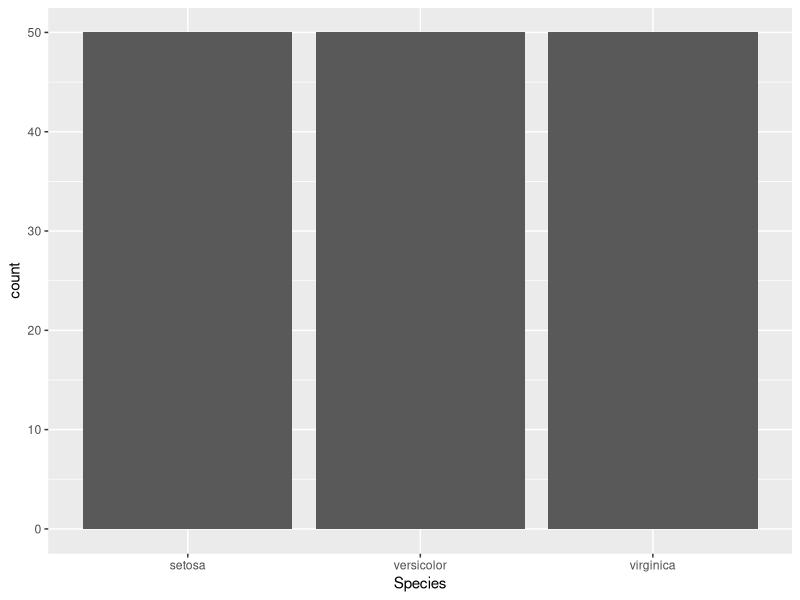
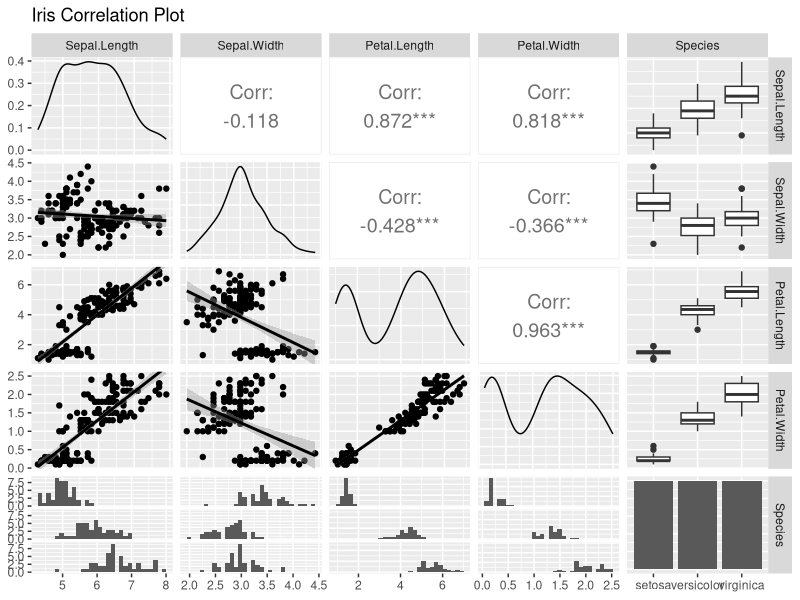
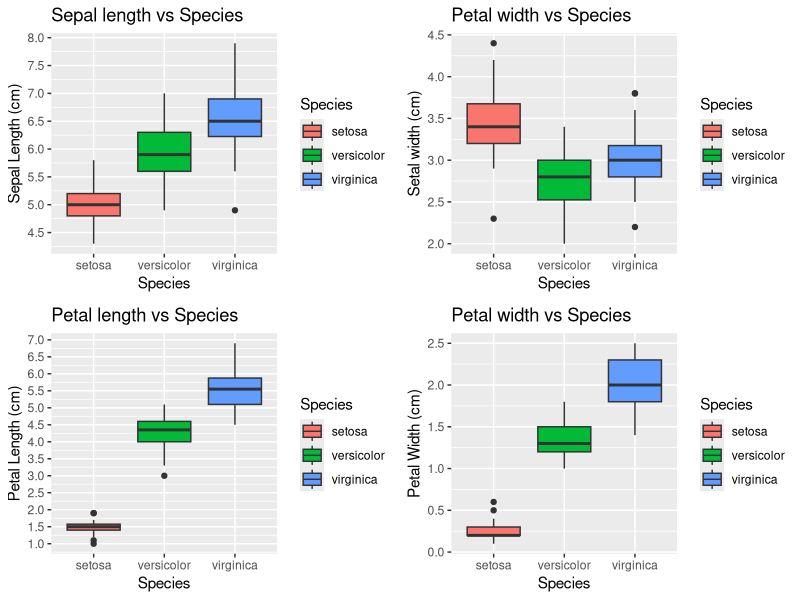
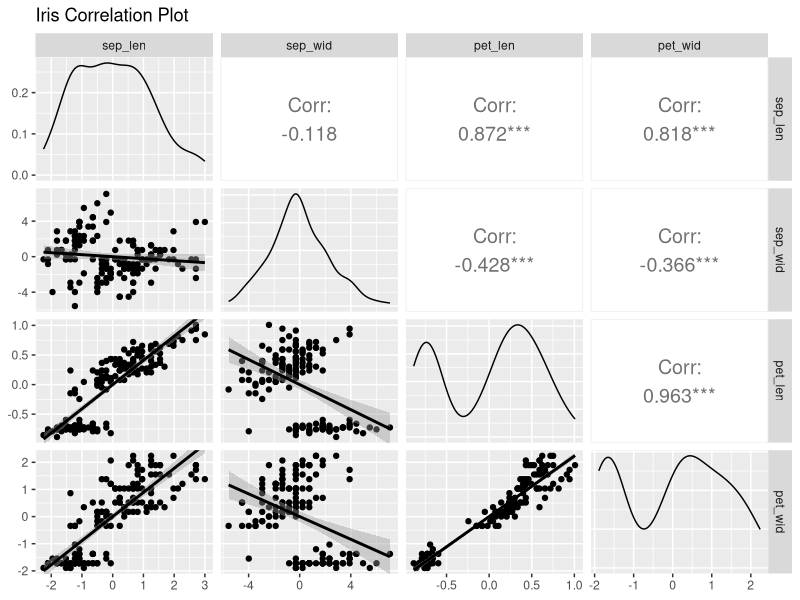
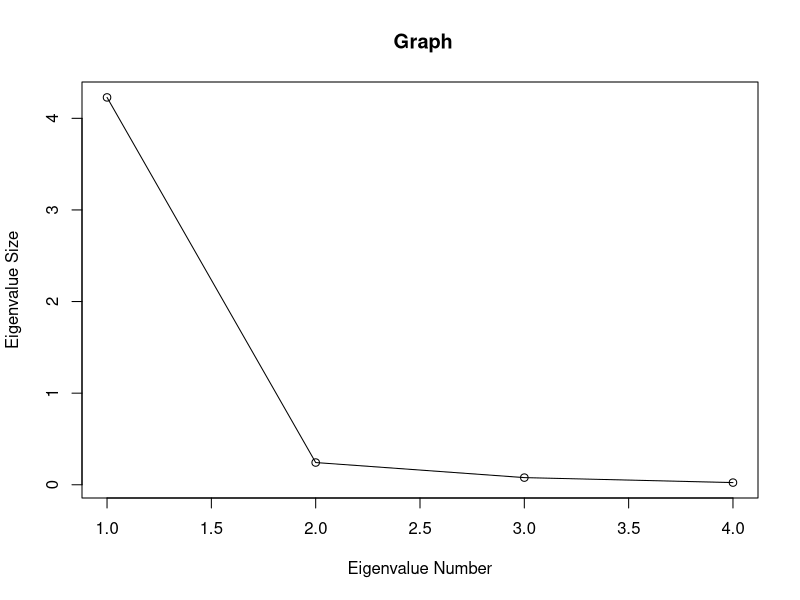
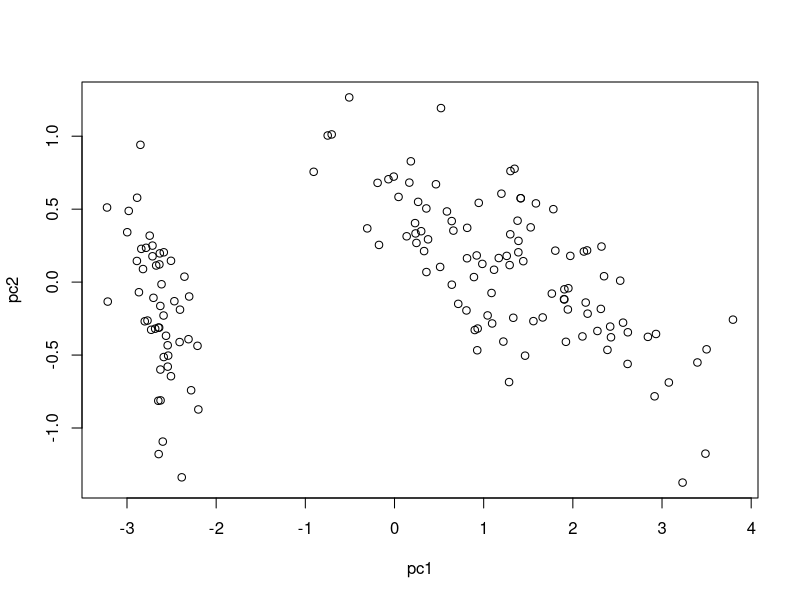

R code for these plots, in order: (Note: this script raises an error after producing the figures.)
library(ggplot2) 
library(readr)
library(gridExtra)
library(grid)
library(tidyverse)
library(GGally)

iris
#Step1: get the dat set to R environment r 
pca_ds<-tibble(iris)
view(pca_ds)

# Step2: analysis of data 
ggplot(pca_ds,mapping = aes(Species))+geom_bar()

# summary 
summary(pca_ds)

#iris correlation plot
ggpairs(data = pca_ds,
        title = "Iris Correlation Plot",
        upper = list(continuous = wrap("cor", size = 5)), 
        lower = list(continuous = "smooth")
)

#Step3: 5 point visualization of iris data set 

BpSl <-   ggplot(pca_ds, aes(Species, Sepal.Length, fill=Species)) + 
  geom_boxplot()+
  scale_y_continuous("Sepal Length (cm)", breaks= seq(0,30, by=.5))+
  labs(title = "Sepal length vs Species", x = "Species")

BpSw <-   ggplot(pca_ds, aes(Species, Sepal.Width, fill=Species)) + 
  geom_boxplot()+
  scale_y_continuous("Setal width (cm)", breaks= seq(0,30, by=.5))+
  labs(title = "Petal width vs Species", x = "Species")

BpPl <-   ggplot(pca_ds, aes(Species, Petal.Length, fill=Species)) + 
  geom_boxplot()+
  scale_y_continuous("Petal Length (cm)", breaks= seq(0,30, by=.5))+
  labs(title = "Petal length vs Species", x = "Species")

BpPw <-    ggplot(pca_ds, aes(Species, Petal.Width, fill=Species)) + 
  geom_boxplot()+
  scale_y_continuous("Petal Width (cm)", breaks= seq(0,30, by=.5))+
  labs(title = "Petal width vs Species", x = "Species")

grid.arrange(BpSl, BpSw,BpPl,BpPw,nrow=2, ncol=2)
  

#Step 4 :Calculate mean 
Mean_sep_len<-mean(pca_ds$Sepal.Length)
Mean_sep_wid<-mean(pca_ds$Sepal.Width)
Mean_pet_len<-mean(pca_ds$Petal.Length)
Mean_pet_wid<-mean(pca_ds$Petal.Width)

#Step 5: creating new table with x(i)=x(i)-Mean
tbl_pca<-tibble(sep_len = pca_ds$Sepal.Length-Mean_sep_len, 
                sep_wid = pca_ds$Sepal.Width-Mean_sep_wid,
                pet_len = pca_ds$Petal.Length-Mean_pet_len,
                pet_wid = pca_ds$Petal.Width-Mean_pet_wid)


#Step 6: Calculate zero means and unit variance 
tbl_var<- tibble(VAR_sep_len = var(tbl_pca$sep_len),
                 VAR_sep_wid = var(tbl_pca$sep_wid),
                 VAR_pet_len = var(tbl_pca$pet_len),
                 VAR_pet_wid = var(tbl_pca$pet_wid))

#Step 7:divide each attribute value with  sd (z score normalization )
tbl_iris<-tibble(sep_len = tbl_pca$sep_len/tbl_var$VAR_sep_len,
                 sep_wid = tbl_pca$sep_wid/tbl_var$VAR_sep_wid,
                 pet_len = tbl_pca$pet_len/tbl_var$VAR_pet_len,
                 pet_wid = tbl_pca$pet_wid/tbl_var$VAR_pet_wid)


ggpairs(data = tbl_iris,
        title = "Iris Correlation Plot",
        upper = list(continuous = wrap("cor", size = 5)), 
        lower = list(continuous = "smooth")
)


#find out the co variance matrix 
cov(as.matrix(tbl_iris))
cov_matrix<-cov(as.matrix(tbl_pca))
cov_matrix

#total variance =sum of diagonal element or sum of eigen values 
sum(diag(cov_matrix))

#Step 8: find out the eigen values along with eigen vectors 
eigen(cov(as.matrix(tbl_pca)))
eigen(cov(as.matrix(tbl_iris)))

#Step 9: decomposition of the eigen values and eigen vectors 
eigenvalues = eigen(cov(as.matrix(tbl_pca)))$values
eigenvalues
max(eigenvalues)

#The eigen vectors represent the principal components
ev=eigen(cov(as.matrix(tbl_pca)))$vectors
ev

# Step 10: selection on eigen values 
diff(eigenvalues)

#the proportion of the total variance explained by the components.
plot(eigenvalues, xlab = 'Eigenvalue Number', ylab = 'Eigenvalue Size', main = ' Graph')
lines(eigenvalues)

# Step 11: Transpose of the eigen vector matrix 
ev
evt<-t(ev)
evt

#rotation
for (cov_matrix in eigenvalues) {
  print(cov_matrix / sum(eigenvalues))
}

#Step 12: matrix multiplication A(t)*x(i)
# PCA Analysis


pc1 <- tbl_pca$sep_len * evt[1,1] + tbl_pca$sep_wid*evt[1,2]+ tbl_pca$pet_len*evt[1,3]  + tbl_pca$pet_wid*evt[1,4]
pc1

pc2 <- tbl_pca$sep_len * evt[2,1] + tbl_pca$sep_wid*evt[2,2]+tbl_pca$pet_len*evt[2,3]      +tbl_pca$pet_wid*evt[2,4]
pc2


#Step 13: Graphical analysis


plot(pc1,pc2)

q<-ggplot(data = pca_ds, aes(x = pc1, y = pc4, color = Species, shape = Species)) +
  geom_hline(yintercept = 0, lty = 2) +
  geom_vline(xintercept = 0, lty = 2) +
  guides(color = guide_legend(title = "Species"), shape = guide_legend(title = "Species")) +
  scale_shape_manual(values = c(15, 16, 16, 17, 18)) +
  geom_point(alpha = 0.8, size = 2) 
q


p <- q + stat_ellipse(geom="polygon", aes(fill = Species),  alpha = 0.2, show.legend = FALSE, level = 0.95) +
  xlab("PC 1") +   ylab("PC 2") +
  theme_minimal() +theme(panel.grid = element_blank(), 
                         panel.border = element_rect(fill= "transparent"))
p


#** Using Prcomp pca analysis of  iris data #

#The prcomp function takes in the data as input, and it is highly recommended to set the argument scale=TRUE.
#This standardize the input data so that it has zero mean and variance one before doing PCA.
#Standard deviation: This is simply the eigenvalues in our case since the data has been centered and scaled (standardized)
#Proportion of Variance: This is the amount of variance the component accounts for in the data, 
#Cumulative Proportion: This is simply the accumulated amount of explained variance, 


data <- data.frame(pca_ds$Sepal.Length,pca_ds$Sepal.Width,pca_ds$Petal.Length,pca_ds$Petal.Width)
data.pca <- prcomp(data)
data.pca
summary(data.pca)
names(data.pca)
data.pca
data.pca$x
plot(data.pca$x[,1], data.pca$x[,2], pch = 19)



























